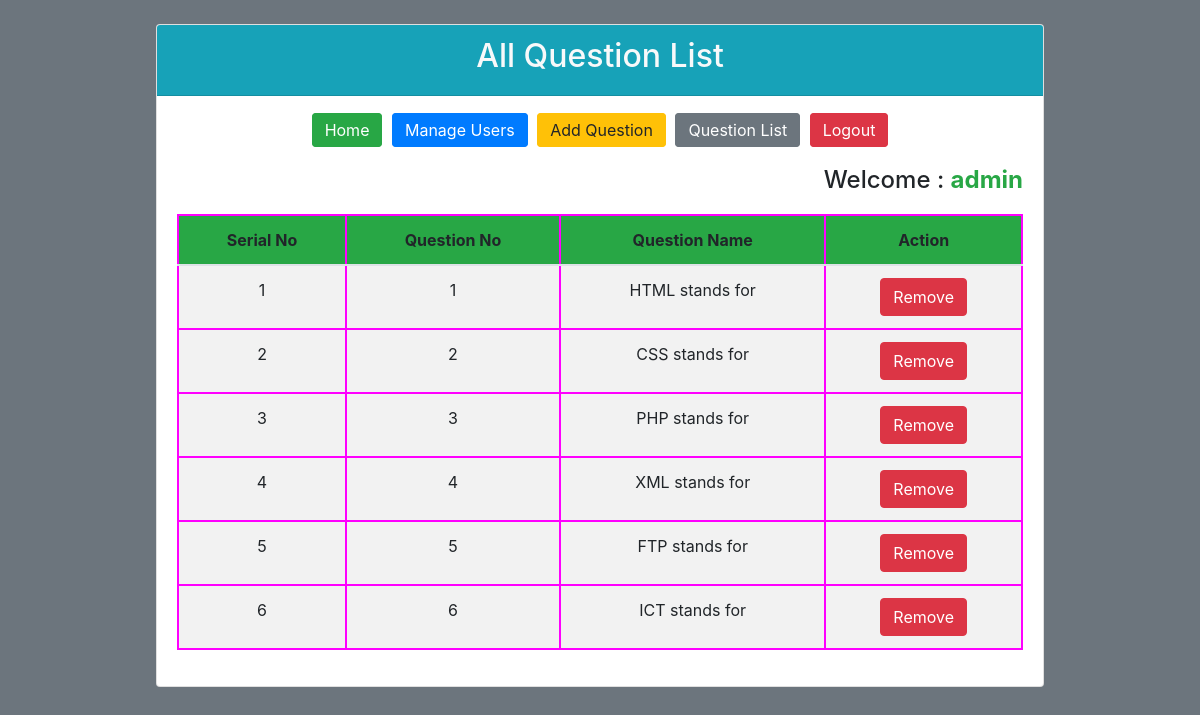
The page /queslist.php (signed in) on the database its author committed.
### tables this page shows
CREATE TABLE `tbl_ques` (
  `id` int(11) NOT NULL,
  `quesNo` int(11) NOT NULL,
  `ques` text NOT NULL
);

### database.php (called while the page is built, shortened)
<?php
class Database
{
	public $host   = DB_HOST;
	public $user   = DB_USER;
	public $pass   = DB_PASS;
	public $dbname = DB_NAME;
	public $link;
	private function connectDB(){
		$this->link = new mysqli($this->host,$this->user,$this->pass,$this->dbname);
	}
	public function select($query){
		$result = $this->link->query($query) or die($this->link->error.__LINE__);
		if ($result->num_rows > 0) {
			return $result;
		}else{
			return false;
		}
	}
}
?>

### admin.php (called while the page is built, shortened)
<?php
	require_once 'database.php';
	class Admin
	{
		private $db;
		function __construct()
		{
			$this->db = new Database();
		}
			public function ViewAllQues(){
				$query = "SELECT * FROM tbl_ques";
				return $result = $this->db->select($query);
			}
	}
?>

### queslist.php (the view, shortened to what this page needs)
<?php
	require_once 'admin.php';
  $ad  = new Admin();
?>
<!DOCTYPE html>
<html lang="en">
<head>
  <link rel="stylesheet" href="https://maxcdn.bootstrapcdn.com/bootstrap/4.3.1/css/bootstrap.min.css">
  <link rel="stylesheet" href="https://use.fontawesome.com/releases/v5.6.3/css/all.css"></head>
<body class="bg-secondary">
  <div class="container mt-4" align="center">
    <div class="card" style="width: 80%">
      <div class="card-header text-light text-center bg-info">
      	<h2>All Question List</h2>
      </div>
      <div class="card-body">
      		<?php require_once 'adhead.php';?>
          <table class="table table-striped">
            <thead class="text-center bg-success">
              <tr>
                <th>Serial No</th>
                <th>Question No</th>
                <th>Question Name</th>
                <th>Action</th>
              </tr>
            </thead>
            <?php
              $viewQues = $ad->ViewAllQues();
              if($viewQues){
                $i=0;
                while($data = mysqli_fetch_assoc($viewQues)) { $i++; ?>
                    <tbody class="text-center">
                      <tr>
                        <td><?php echo $i; ?></td>
                        <td><?php echo $data['quesNo']; ?></td>
                        <td><?php echo $data['ques']; ?></td>
                        <td><a onclick="return confirm('Do you want ot remove this question?')" class="btn btn-danger" href="?del=<?php echo $data['quesNo']; ?>">Remove</a></td>
                      </tr>
                    </tbody>
              <?php } } ?>
          </table>
      </div>
    </div>
  </div>
</body>
</html>

### queslist.php (style rules this page uses)
table,th,td,tr { border:2px solid magenta }

### rows shown on the page
tbl_ques: quesNo "1", ques "HTML stands for"
tbl_ques: quesNo "2", ques "CSS stands for"
tbl_ques: quesNo "3", ques "PHP stands for"
tbl_ques: quesNo "4", ques "XML stands for"
tbl_ques: quesNo "5", ques "FTP stands for"
tbl_ques: quesNo "6", ques "ICT stands for"

### other values the page prints
$username "admin"
